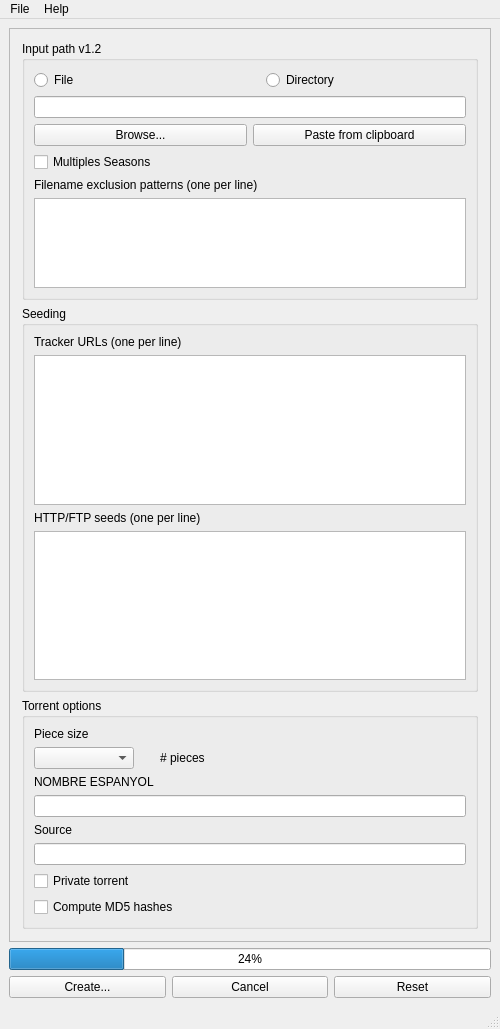
<?xml version="1.0" encoding="UTF-8"?>
<ui version="4.0">
 <class>MainWindow</class>
 <widget class="QMainWindow" name="MainWindow">
  <property name="geometry">
   <rect>
    <x>0</x>
    <y>0</y>
    <width>500</width>
    <height>1029</height>
   </rect>
  </property>
  <property name="sizePolicy">
   <sizepolicy hsizetype="Preferred" vsizetype="Preferred">
    <horstretch>0</horstretch>
    <verstretch>0</verstretch>
   </sizepolicy>
  </property>
  <property name="maximumSize">
   <size>
    <width>16777215</width>
    <height>16777215</height>
   </size>
  </property>
  <property name="windowTitle">
   <string>MainWindow</string>
  </property>
  <widget class="QWidget" name="centralwidget">
   <property name="sizePolicy">
    <sizepolicy hsizetype="Preferred" vsizetype="Preferred">
     <horstretch>0</horstretch>
     <verstretch>0</verstretch>
    </sizepolicy>
   </property>
   <property name="maximumSize">
    <size>
     <width>16777215</width>
     <height>16777215</height>
    </size>
   </property>
   <layout class="QVBoxLayout" name="verticalLayout">
    <item>
     <widget class="QScrollArea" name="scrollArea">
      <property name="sizeAdjustPolicy">
       <enum>QAbstractScrollArea::AdjustToContents</enum>
      </property>
      <property name="widgetResizable">
       <bool>true</bool>
      </property>
      <widget class="QWidget" name="scrollAreaWidgetContents">
       <property name="geometry">
        <rect>
         <x>0</x>
         <y>0</y>
         <width>465</width>
         <height>904</height>
        </rect>
       </property>
       <layout class="QVBoxLayout" name="verticalLayoutMain">
        <property name="leftMargin">
         <number>12</number>
        </property>
        <property name="topMargin">
         <number>12</number>
        </property>
        <property name="rightMargin">
         <number>12</number>
        </property>
        <property name="bottomMargin">
         <number>12</number>
        </property>
        <item>
         <widget class="QGroupBox" name="inputGroupBox">
          <property name="sizePolicy">
           <sizepolicy hsizetype="Preferred" vsizetype="MinimumExpanding">
            <horstretch>0</horstretch>
            <verstretch>1</verstretch>
           </sizepolicy>
          </property>
          <property name="title">
           <string>Input path v1.2</string>
          </property>
          <layout class="QGridLayout" name="gridLayout">
           <item row="0" column="0">
            <widget class="QRadioButton" name="fileRadioButton">
             <property name="sizePolicy">
              <sizepolicy hsizetype="Minimum" vsizetype="Fixed">
               <horstretch>0</horstretch>
               <verstretch>0</verstretch>
              </sizepolicy>
             </property>
             <property name="text">
              <string>File</string>
             </property>
            </widget>
           </item>
           <item row="4" column="0">
            <widget class="QCheckBox" name="batchModeCheckBox">
             <property name="toolTip">
              <string>&lt;html&gt;&lt;head/&gt;&lt;body&gt;&lt;p&gt;If enabled, a torrent will be created for each directory and file one level below the input directory. The piece size for each torrent will be determined automatically.&lt;/p&gt;&lt;/body&gt;&lt;/html&gt;</string>
             </property>
             <property name="text">
              <string>Multiples Seasons</string>
             </property>
            </widget>
           </item>
           <item row="5" column="0" colspan="4">
            <widget class="QLabel" name="excludeLabel">
             <property name="sizePolicy">
              <sizepolicy hsizetype="Preferred" vsizetype="Fixed">
               <horstretch>0</horstretch>
               <verstretch>0</verstretch>
              </sizepolicy>
             </property>
             <property name="text">
              <string>Filename exclusion patterns (one per line)</string>
             </property>
            </widget>
           </item>
           <item row="6" column="0" colspan="4">
            <widget class="QPlainTextEdit" name="excludeEdit">
             <property name="enabled">
              <bool>true</bool>
             </property>
             <property name="sizePolicy">
              <sizepolicy hsizetype="Expanding" vsizetype="MinimumExpanding">
               <horstretch>0</horstretch>
               <verstretch>0</verstretch>
              </sizepolicy>
             </property>
             <property name="minimumSize">
              <size>
               <width>0</width>
               <height>90</height>
              </size>
             </property>
             <property name="maximumSize">
              <size>
               <width>16777215</width>
               <height>16777215</height>
              </size>
             </property>
             <property name="sizeAdjustPolicy">
              <enum>QAbstractScrollArea::AdjustToContents</enum>
             </property>
            </widget>
           </item>
           <item row="1" column="0" colspan="4">
            <widget class="QLineEdit" name="inputEdit">
             <property name="text">
              <string/>
             </property>
             <property name="dragEnabled">
              <bool>true</bool>
             </property>
             <property name="readOnly">
              <bool>true</bool>
             </property>
            </widget>
           </item>
           <item row="2" column="0" colspan="4">
            <layout class="QHBoxLayout" name="horizontalLayout_inputButtons">
             <property name="sizeConstraint">
              <enum>QLayout::SetDefaultConstraint</enum>
             </property>
             <item>
              <widget class="QPushButton" name="browseButton">
               <property name="sizePolicy">
                <sizepolicy hsizetype="Preferred" vsizetype="Fixed">
                 <horstretch>0</horstretch>
                 <verstretch>0</verstretch>
                </sizepolicy>
               </property>
               <property name="text">
                <string>Browse...</string>
               </property>
              </widget>
             </item>
             <item>
              <widget class="QPushButton" name="pasteButton">
               <property name="sizePolicy">
                <sizepolicy hsizetype="Preferred" vsizetype="Fixed">
                 <horstretch>0</horstretch>
                 <verstretch>0</verstretch>
                </sizepolicy>
               </property>
               <property name="text">
                <string>Paste from clipboard</string>
               </property>
              </widget>
             </item>
            </layout>
           </item>
           <item row="0" column="2">
            <widget class="QRadioButton" name="directoryRadioButton">
             <property name="sizePolicy">
              <sizepolicy hsizetype="Minimum" vsizetype="Fixed">
               <horstretch>0</horstretch>
               <verstretch>0</verstretch>
              </sizepolicy>
             </property>
             <property name="text">
              <string>Directory</string>
             </property>
            </widget>
           </item>
          </layout>
         </widget>
        </item>
        <item>
         <widget class="QGroupBox" name="seedingGroupBox">
          <property name="sizePolicy">
           <sizepolicy hsizetype="Preferred" vsizetype="MinimumExpanding">
            <horstretch>0</horstretch>
            <verstretch>2</verstretch>
           </sizepolicy>
          </property>
          <property name="title">
           <string>Seeding</string>
          </property>
          <layout class="QVBoxLayout" name="verticalLayout_2">
           <item>
            <widget class="QLabel" name="trackerLabel">
             <property name="sizePolicy">
              <sizepolicy hsizetype="Preferred" vsizetype="Fixed">
               <horstretch>0</horstretch>
               <verstretch>0</verstretch>
              </sizepolicy>
             </property>
             <property name="text">
              <string>Tracker URLs (one per line)</string>
             </property>
            </widget>
           </item>
           <item>
            <widget class="QPlainTextEdit" name="trackerEdit">
             <property name="sizePolicy">
              <sizepolicy hsizetype="Expanding" vsizetype="MinimumExpanding">
               <horstretch>0</horstretch>
               <verstretch>1</verstretch>
              </sizepolicy>
             </property>
             <property name="minimumSize">
              <size>
               <width>0</width>
               <height>90</height>
              </size>
             </property>
             <property name="maximumSize">
              <size>
               <width>16777215</width>
               <height>16777215</height>
              </size>
             </property>
             <property name="sizeAdjustPolicy">
              <enum>QAbstractScrollArea::AdjustToContents</enum>
             </property>
            </widget>
           </item>
           <item>
            <widget class="QLabel" name="webSeedLabel">
             <property name="sizePolicy">
              <sizepolicy hsizetype="Preferred" vsizetype="Fixed">
               <horstretch>0</horstretch>
               <verstretch>0</verstretch>
              </sizepolicy>
             </property>
             <property name="text">
              <string>HTTP/FTP seeds (one per line)</string>
             </property>
            </widget>
           </item>
           <item>
            <widget class="QPlainTextEdit" name="webSeedEdit">
             <property name="sizePolicy">
              <sizepolicy hsizetype="Expanding" vsizetype="MinimumExpanding">
               <horstretch>0</horstretch>
               <verstretch>1</verstretch>
              </sizepolicy>
             </property>
             <property name="minimumSize">
              <size>
               <width>0</width>
               <height>90</height>
              </size>
             </property>
             <property name="maximumSize">
              <size>
               <width>16777215</width>
               <height>16777215</height>
              </size>
             </property>
             <property name="sizeAdjustPolicy">
              <enum>QAbstractScrollArea::AdjustToContents</enum>
             </property>
            </widget>
           </item>
          </layout>
         </widget>
        </item>
        <item>
         <widget class="QGroupBox" name="optionGroupBox">
          <property name="sizePolicy">
           <sizepolicy hsizetype="Preferred" vsizetype="Fixed">
            <horstretch>0</horstretch>
            <verstretch>0</verstretch>
           </sizepolicy>
          </property>
          <property name="title">
           <string>Torrent options</string>
          </property>
          <layout class="QGridLayout" name="gridLayout_2">
           <item row="3" column="1">
            <widget class="QLabel" name="pieceCountLabel">
             <property name="sizePolicy">
              <sizepolicy hsizetype="Preferred" vsizetype="Fixed">
               <horstretch>0</horstretch>
               <verstretch>0</verstretch>
              </sizepolicy>
             </property>
             <property name="text">
              <string># pieces</string>
             </property>
            </widget>
           </item>
           <item row="3" column="0">
            <widget class="QComboBox" name="pieceSizeComboBox">
             <property name="maximumSize">
              <size>
               <width>100</width>
               <height>16777215</height>
              </size>
             </property>
            </widget>
           </item>
           <item row="9" column="0" colspan="2">
            <widget class="QCheckBox" name="md5CheckBox">
             <property name="toolTip">
              <string>&lt;html&gt;&lt;head/&gt;&lt;body&gt;&lt;p&gt;This is not used by BitTorrent at all, but it is included by some programs for greater compatibility.&lt;/p&gt;&lt;/body&gt;&lt;/html&gt;</string>
             </property>
             <property name="text">
              <string>Compute MD5 hashes</string>
             </property>
            </widget>
           </item>
           <item row="2" column="0">
            <widget class="QLabel" name="pieceSizeLabel">
             <property name="sizePolicy">
              <sizepolicy hsizetype="Preferred" vsizetype="Fixed">
               <horstretch>0</horstretch>
               <verstretch>0</verstretch>
              </sizepolicy>
             </property>
             <property name="text">
              <string>Piece size</string>
             </property>
            </widget>
           </item>
           <item row="8" column="0" colspan="2">
            <widget class="QCheckBox" name="privateTorrentCheckBox">
             <property name="toolTip">
              <string>&lt;html&gt;&lt;head/&gt;&lt;body&gt;&lt;p&gt;If enabled, clients will not use DHT or Peer Exchange to discover peers or transfer data. Make sure to enable this option for private trackers.&lt;/p&gt;&lt;/body&gt;&lt;/html&gt;</string>
             </property>
             <property name="text">
              <string>Private torrent</string>
             </property>
            </widget>
           </item>
           <item row="4" column="0">
            <widget class="QLabel" name="commentLabel">
             <property name="sizePolicy">
              <sizepolicy hsizetype="Preferred" vsizetype="Fixed">
               <horstretch>0</horstretch>
               <verstretch>0</verstretch>
              </sizepolicy>
             </property>
             <property name="text">
              <string>NOMBRE ESPANYOL</string>
             </property>
            </widget>
           </item>
           <item row="5" column="0" colspan="2">
            <widget class="QLineEdit" name="commentEdit"/>
           </item>
           <item row="6" column="0">
            <widget class="QLabel" name="sourceLabel">
             <property name="sizePolicy">
              <sizepolicy hsizetype="Preferred" vsizetype="Fixed">
               <horstretch>0</horstretch>
               <verstretch>0</verstretch>
              </sizepolicy>
             </property>
             <property name="text">
              <string>Source</string>
             </property>
            </widget>
           </item>
           <item row="7" column="0" colspan="2">
            <widget class="QLineEdit" name="sourceEdit">
             <property name="toolTip">
              <string>&lt;html&gt;&lt;head/&gt;&lt;body&gt;&lt;p&gt;An optional source string that wil be added to the info dictionary. Useful for creating torrents with unique info hashes for private trackers.&lt;/p&gt;&lt;/body&gt;&lt;/html&gt;</string>
             </property>
            </widget>
           </item>
          </layout>
         </widget>
        </item>
       </layout>
      </widget>
     </widget>
    </item>
    <item>
     <widget class="QProgressBar" name="progressBar">
      <property name="value">
       <number>24</number>
      </property>
     </widget>
    </item>
    <item>
     <layout class="QHBoxLayout" name="horizontalLayout">
      <item>
       <widget class="QPushButton" name="createButton">
        <property name="text">
         <string>Create...</string>
        </property>
       </widget>
      </item>
      <item>
       <widget class="QPushButton" name="cancelButton">
        <property name="text">
         <string>Cancel</string>
        </property>
       </widget>
      </item>
      <item>
       <widget class="QPushButton" name="resetButton">
        <property name="text">
         <string>Reset</string>
        </property>
       </widget>
      </item>
     </layout>
    </item>
   </layout>
  </widget>
  <widget class="QMenuBar" name="menubar">
   <property name="geometry">
    <rect>
     <x>0</x>
     <y>0</y>
     <width>500</width>
     <height>32</height>
    </rect>
   </property>
   <widget class="QMenu" name="menuFile">
    <property name="title">
     <string>File</string>
    </property>
    <addaction name="actionImportProfile"/>
    <addaction name="actionExportProfile"/>
    <addaction name="separator"/>
    <addaction name="actionQuit"/>
   </widget>
   <widget class="QMenu" name="menuHelp">
    <property name="title">
     <string>Help</string>
    </property>
    <addaction name="actionAbout"/>
   </widget>
   <addaction name="menuFile"/>
   <addaction name="menuHelp"/>
  </widget>
  <widget class="QStatusBar" name="statusbar"/>
  <action name="actionImportProfile">
   <property name="text">
    <string>Import profile...</string>
   </property>
   <property name="shortcut">
    <string>Ctrl+O</string>
   </property>
  </action>
  <action name="actionExportProfile">
   <property name="text">
    <string>Export profile...</string>
   </property>
   <property name="shortcut">
    <string>Ctrl+S</string>
   </property>
  </action>
  <action name="actionAbout">
   <property name="text">
    <string>About</string>
   </property>
   <property name="shortcut">
    <string>F1</string>
   </property>
  </action>
  <action name="actionQuit">
   <property name="text">
    <string>Quit</string>
   </property>
   <property name="shortcut">
    <string>Ctrl+Q</string>
   </property>
  </action>
 </widget>
 <resources/>
 <connections/>
</ui>
